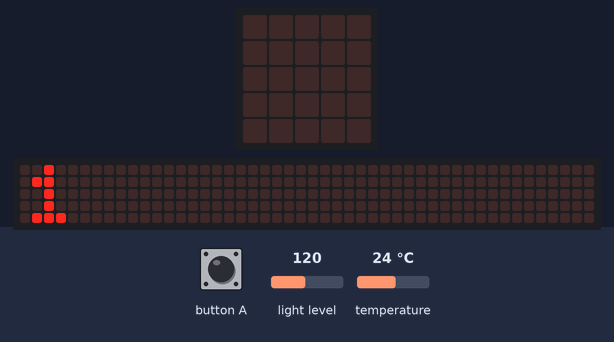
A program run on a simulated BBC micro:bit running MicroPython. Shown: the board's 5×5 LED display, a strip that is not on the board, showing the scrolling text unrolled. The test bench sets the inputs (shaded band); at power-on: light level 120, temperature 24 °C. No radio messages arrive unless stated (any console line starting 'radio sent:' is added by the test bench); the 48×5 strip is a reading aid, not a part: it shows the text the display is scrolling, unrolled, one strip-width of it at a time; what the program prints to the serial console is not drawn.

1.3 s: button A pressed for 0.15 s
Above: at 6.0 s.
7.8 s: light level set to 5
9.3 s: temperature set to 12 °C
10.8 s: light level set to 64
Timing chart, 0 to 13.3 s (numbered marks = the images above; inputs shaded):
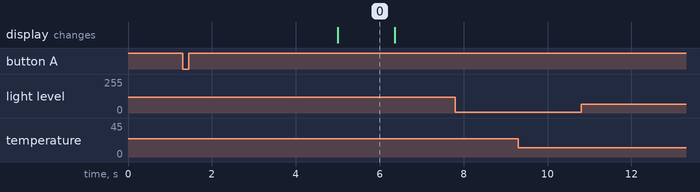

Measured:
- after the input at 1.3 s, the display: changes after 3.7 s (image 0)
- after the input at 7.8 s, every drawn part: stays the same
- after the input at 9.3 s, every drawn part: stays the same
- after the input at 10.8 s, every drawn part: stays the same
- what the display in image 0 shows lasts 1.4 s, from 5.0 s to 6.4 s

The program:

send_data.py
```python
#Change the id to the id you want the sensor to have.
#
#
import microbit
import radio

radio.on()
microbit.display.off()
id = "1"


while True:
    temp = microbit.temperature()
    light = microbit.display.read_light_level()
    radio.send(id + " " + str(temp) + " " + str(light))
    #print(id + " " + str(temp) + " " + str(light))
    if microbit.button_a.get_presses():
        microbit.display.scroll(id)
    microbit.sleep(5000)
```
